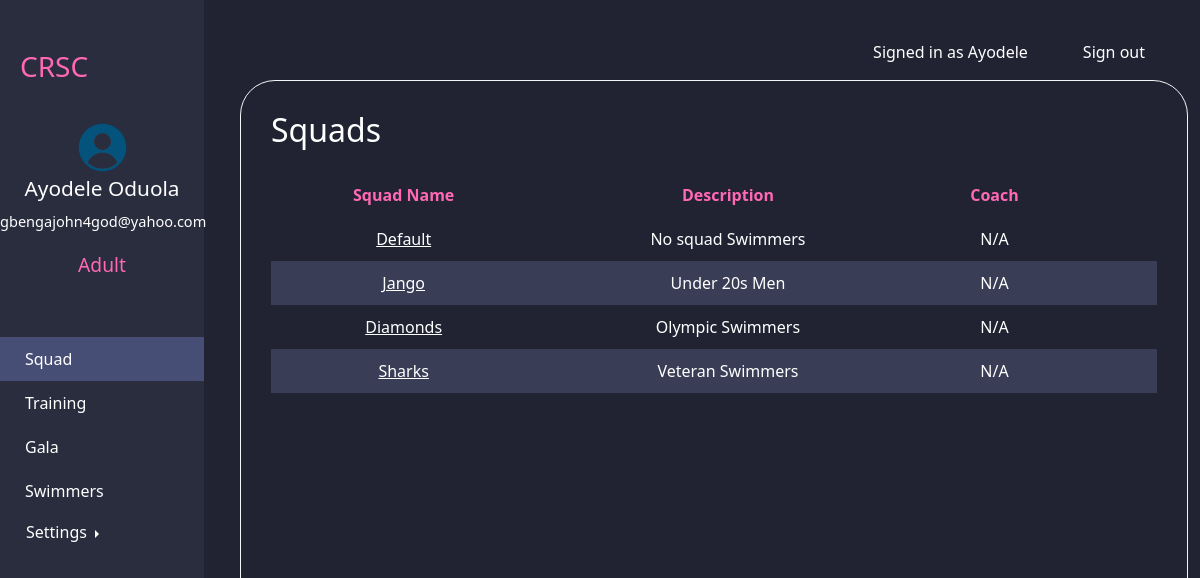
Page /squads.php (signed in) on the committed database.
### tables this page shows
CREATE TABLE `Users` (
  `id` int(10) UNSIGNED NOT NULL,
  `firstName` text NOT NULL,
  `lastName` text NOT NULL,
  `email` text NOT NULL,
  `password` text NOT NULL,
  `address` text NOT NULL,
  `postCode` varchar(7) NOT NULL,
  `d_o_b` date NOT NULL,
  `age` int(10) UNSIGNED NOT NULL,
  `gender` varchar(20) NOT NULL,
  `roleID` int(10) UNSIGNED NOT NULL,
  `squadID` int(11) UNSIGNED DEFAULT NULL
);

CREATE TABLE `Role` (
  `id` int(10) UNSIGNED NOT NULL,
  `Name` text NOT NULL
);

CREATE TABLE `Squad` (
  `id` int(10) UNSIGNED NOT NULL,
  `Name` text NOT NULL,
  `Desciption` text NOT NULL,
  `CoachID` int(10) UNSIGNED NOT NULL
);

### squads.php (the view, shortened to what this page needs)
<?php
include "connect.php";
if (isset($_SESSION["email"])) {
    $loginemail = $_SESSION['email'];
    $query = "SELECT Users.firstName, Users.lastName, Users.email, Role.Name as Role FROM `Users` inner join Role ON Users.roleID = Role.id WHERE Users.email= '$loginemail';";
    $allsquads = "SELECT Squad.Name, Squad.Desciption as 'desc', Users.firstName as 'Coach Name'
            FROM Squad
            LEFT JOIN Users ON Users.id = Squad.CoachID";
    $row = mysqli_query($link, $query);
    $row2 = mysqli_query($link, $allsquads);
    $result = mysqli_fetch_array($row);
    $role = $result["Role"];
    $firstname = $result["firstName"];
    $lastname = $result["lastName"];
}
?>
<!DOCTYPE html>
<html lang="en">
<head>
    <link href="https://cdn.jsdelivr.net/npm/bootstrap@5.3.0-alpha2/dist/css/bootstrap.min.css" rel="stylesheet">
    <link rel="stylesheet" href="./main.css">
    <link rel="stylesheet" href="https://cdnjs.cloudflare.com/ajax/libs/font-awesome/6.1.1/css/all.min.css" />
</head>
<body>
    <nav class="nav-options">
        <a>Signed in as
            <?= $firstname ?>
        </a>
        <a href="signin.php">Sign out</a>
    </nav>
    <?php include "sidebar.php" ?>
    <section class="panel">
    <h2>Squads</h2>
    <table >
        <thead>
            <tr>
            <th>Squad Name</th>
            <th>Description</th>
            <th>Coach</th>
            </tr>
        </thead>
        <tbody>
     <?php while ($result2 = mysqli_fetch_assoc($row2)) { ?>
        <tr>
        <td>
                    <a href="viewsquadmembers.php?squadname=<?php echo $result2['Name']; ?>">
                        <?php echo $result2['Name']; ?>
                    </a>
                </td>
                <td><?php echo $result2['desc']; ?></td>
                <td><?php echo $result2['Coach Name'] !== null ? $result2['Coach Name'] : 'N/A'; ?></td>
                <td>
                </td>
                <td>
                </td>
        </tr>
    <?php } ?>
</tbody>
    </table>
</section>
</body>
</html>

### sidebar.php (shortened to what this page needs)
<?php $currentPath = $_SERVER['REQUEST_URI'];
 ?>
<aside class="sidebar">
  <div class="sidebarlogo"><a href="index.php">
      <h3 >CRSC</h3>
  </div></a>
  <div class="userimgdiv text-center">
    <a href="" class="text-center"><img src="images/user.png" alt="user" id="userimg"></a>
    <p class="text-center" style="font-size: 130%;">
      <?= $firstname . " " . $lastname  ?> <br>
      <span class="text-center" style="font-size: 70%;">
        <?= $loginemail ?>
      </span>
    </p>
    <p class="text-center" style="font-size: 120%; color: hotpink">
      <?= $role ?>
    </p>
  </div>
  <div class="sidebaroptions">
    <ul>
      <a href="squads.php" class="<?php if (strpos($currentPath, 'squads')) echo "active-link" ?>">
        <li>Squad</li>
      </a>
      <a href="training.php" class="<?php if (strpos($currentPath, 'training')) echo "active-link" ?>">
        <li>Training</li>
      </a>
      <a href="galaevents.php" class="<?php if (strpos($currentPath, 'gala')) echo "active-link" ?>">
        <li>Gala</li>
      </a>
      <a href="allswimmers.php" class="<?php if (strpos($currentPath, 'allswimmers')) echo "active-link" ?>">
        <li>Swimmers</li>
      </a>
      <div class="btn-group dropend">
        <a class="btn  dropdown-toggle" href="#" role="button" id="dropdownMenuLink" data-bs-toggle="dropdown" aria-expanded="false"
        class="<?php if(strpos($currentPath, 'profile') || strpos($currentPath, 'security')||strpos($currentPath, 'ward') ) echo "active-link" ?>">
          Settings
        </a>
      </div>
    </ul>
  </div>
</aside>

### main.css (style rules this page uses)
.sidebar { background-color: #2A2D3E; border-top: none; width: 17%; height: 100vh; display: flex; flex-direction: column; position: fixed; z-index: 5; top:0 }
#userimg { width: 25%; margin-top: 30px; }
body { padding: 0; margin: 0; background-color: #212332; color: white; }
.sidebarlogo { display: flex; justify-content: flex-start; padding-left: 20px; margin-top: 50px; }
.sidebar h3 { color: hotpink; }
.sidebaroptions ul { list-style-type: none; padding: 0px; width: 100%; margin: 0; }
.sidebaroptions li { padding: 10px 0 10px 25px; width: 100%; }
.active-link li, .active-link { background-color:#474e75 !important; transition: fade 3s ease-in; }
.sidebar a { text-decoration: none; color: white; }
.sidebaroptions { margin-top: 20%; width: 100%; }
.dropend { margin-left: 13px; }
.nav-options { background: transparent; height: 7vh; z-index: 1; display: flex; justify-content: flex-end; align-items: center; }
.nav-options a { margin-right: 55px; }
nav a { text-decoration: none; color:white; }
.panel { width: 79%; height: 92vh; border: 1px solid whitesmoke; border-radius: 35px; margin-left: 20%; padding: 30px; overflow:auto; }
table { width: 100%; border-collapse: collapse; color: white; }
th, td { text-align: center; padding: 10px; }
thead tr { color: hotpink; }
tbody tr:nth-child(even) { background-color: #393d55; color: white; }
table a { color: white; text-decoration-color: white; }

### rows in the picture
users: firstName "Ayodele", lastName "Oduola", roleID.Name "Adult"
squad: Name "Default", Desciption "No squad Swimmers"
squad: Name "Jango", Desciption "Under 20s Men"
squad: Name "Diamonds", Desciption "Olympic Swimmers"
squad: Name "Sharks", Desciption "Veteran Swimmers"

### other values in the picture
$loginemail "gbengajohn4god@yahoo.com"
